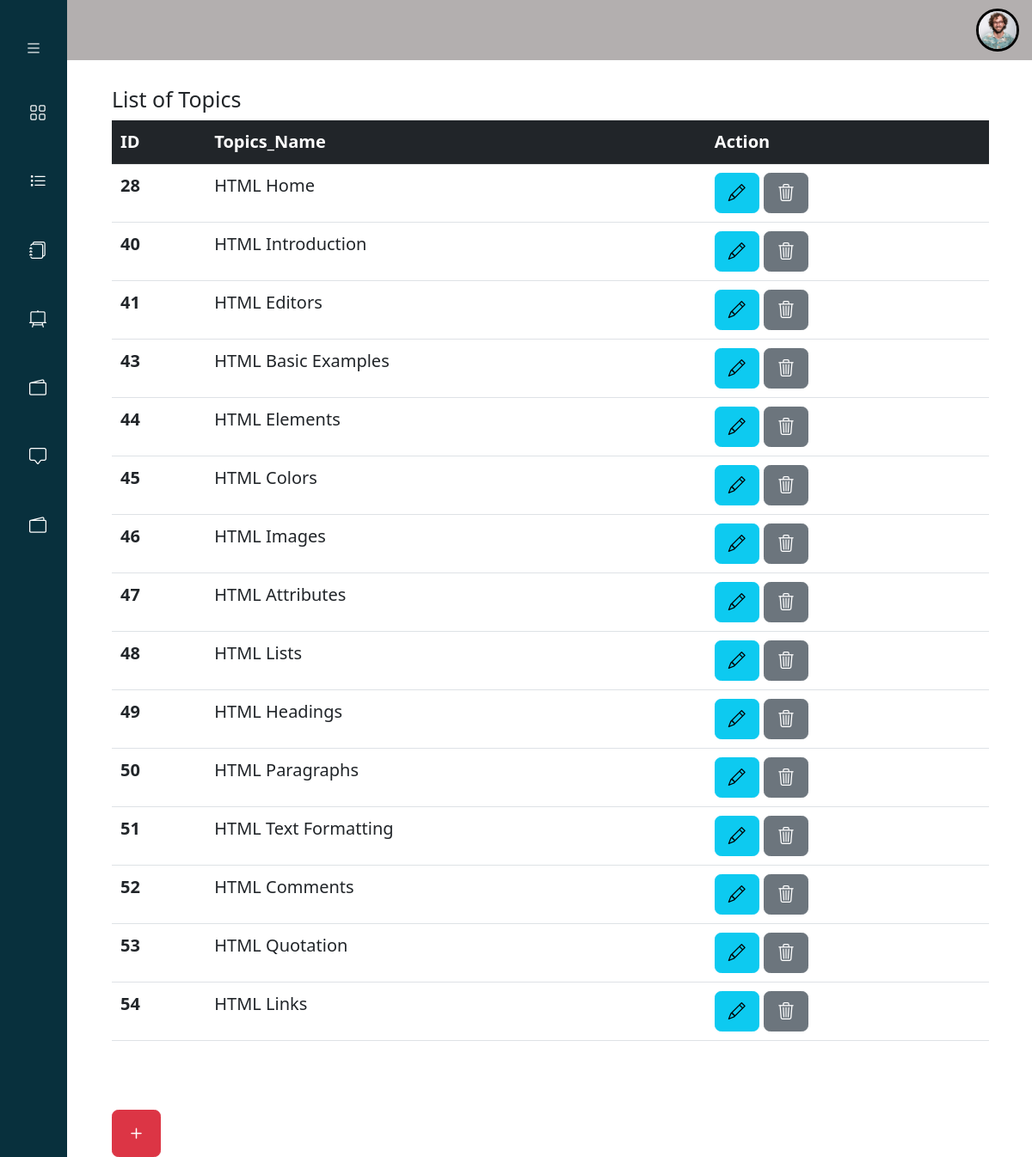
Screenshot of /Adimplan/Topicsadd.php?Id=8 (signed in) with the database file from the repository.
### tables this page shows
CREATE TABLE `signa` (
  `Id` int(25) NOT NULL,
  `First_Name` varchar(50) NOT NULL,
  `Last_Name` varchar(50) NOT NULL,
  `Email` varchar(50) NOT NULL,
  `btn_Password` varchar(50) NOT NULL,
  `DOB` varchar(50) NOT NULL,
  `Country` varchar(50) NOT NULL,
  `images` varchar(255) NOT NULL
);

CREATE TABLE `topicsa` (
  `Id` int(25) NOT NULL,
  `Topics_Name` varchar(50) NOT NULL,
  `Topics_Description` mediumtext NOT NULL,
  `Course_Id` int(50) NOT NULL,
  `Topics_video` varchar(255) NOT NULL
);

### Adimplan/Topicsadd.php (the view, shortened to what this page needs)
<!doctype html>
<html lang="en">
<head>
  <link rel="stylesheet" href="../CSS/style.css">
  <link rel="stylesheet" href="../CSS/adim1.css">
  <link href="https://cdn.jsdelivr.net/npm/bootstrap@5.2.3/dist/css/bootstrap.min.css" rel="stylesheet">
  <link rel="stylesheet" href="https://cdn.jsdelivr.net/npm/bootstrap-icons@1.10.2/font/bootstrap-icons.css">
</head>
<body>
  <?php
  include 'navbaradmin.php';
  include 'siderbar.php';
  include '../database/database.php';
  ?>
  <section class="dis">
    <div class="table1">
      <h1 class="fs-5">List of Topics</h1>
      <?php
        $sql = "SELECT * FROM topicsa WHERE Course_Id = '{$_GET['Id']}'";
        $result = $conn->query($sql);
        if ($result->num_rows > 0) {
      ?>
          <table class="table">
            <thead class="table-dark">
              <tr>
                <th scope="col">ID</th>
                <th scope="col">Topics_Name</th>
                <th scope="col">Action</th>
              </tr>
            </thead>
            <tbody>
              <?php while ($row = $result->fetch_assoc()) { ?>
                <tr>
                  <th scope="row"><?php echo $row['Id']; ?></th>
                  <td><?php echo $row['Topics_Name']; ?></td>
                  <td>
                    <form action="updatetopics.php" method="POST" class="d-inline">
                      <button type="submit" class="btn btn-info mr-3" name="view" value="view">
                        <i class="bi bi-pencil"></i>
                      </button>
                    </form>
                    <form action="" method="POST" class="d-inline">
                      <button type="submit" class="btn btn-secondary mr-3" name="delete" value="Delete">
                        <i onclick="return checkdelete()" class="bi bi-trash3"></i>
                      </button>
                    </form>
                  </td>
                </tr>
              <?php } ?>
            </tbody>
          </table>
      <?php } else {
          echo "0 result ";
        }
      ?><br><br>
      <a type="submit" class="btn btn-danger box mr-3" href="Addtopics.php">
        <i class="bi bi-plus fs-5"></i>
      </a>
    </div>
  </section>
</body>
</html>

### Adimplan/navbaradmin.php (shortened to what this page needs)
<link href="../css/nav.css" rel="stylesheet">
<?php
    include '../database/database.php';
    $query = "SELECT * FROM signa WHERE Id ={$_SESSION['UserId']}";
    $result = $conn->query($query);
    if(mysqli_num_rows($result) >0 )
    {
      $fetch = mysqli_fetch_assoc($result);
    }
    ?>
<nav class="navbar navbar-expand-lg fixed-top" style="background-color: #b3afaf;">
  <div class="container-fluid">
    <ul class="navbar-nav ms-auto mb-2 mb-lg-0">
      <li class="nav-item" style="  display: flex;align-items: center;">
        <img style="border-radius: 50px;border: 3px solid black;" width="50" height="50" src="<?php echo '../loginandsign/';?><?php echo $fetch['images'] ?>" onclick="toggleMenu()">
      </li>
    </ul>
  </div>
</nav>

### CSS/style.css (style rules this page uses)
* { margin: 0; padding: 0; box-sizing: border-box; font-size: 20px; }
.container, .container-fluid, .container-sm, .container-md, .container-lg, .container-xl { width: 100%; padding-right: 15px; padding-left: 15px; margin-right: auto; margin-left: auto; }
.top .container, .container-fluid, .container-sm, .container-md, .container-lg, .container-xl { width: 100%; padding-right: 15px; padding-left: 15px; margin-right: auto; margin-left: auto; }

### CSS/adim1.css (style rules this page uses)
.dis { max-width: 100%; }
.dis .table1 { margin-top: 100px; margin-left: auto; margin-right: 50px; width: 75%; }
@media (max-width:1200px) { .dis .table1 { width: 85%; } }

### CSS/nav.css (style rules this page uses)
* { margin: 0; padding: 0; box-sizing: border-box; font-size: 20px; }
nav { background-color: rgb(8, 48, 61); color: white; }

### rows the page displays
signa: images (picture)
topicsa: Id "28", Topics_Name "HTML Home"
topicsa: Id "40", Topics_Name "HTML Introduction"
topicsa: Id "41", Topics_Name "HTML Editors"
topicsa: Id "43", Topics_Name "HTML Basic Examples"
topicsa: Id "44", Topics_Name "HTML Elements"
topicsa: Id "45", Topics_Name "HTML Colors"
topicsa: Id "46", Topics_Name "HTML Images"
topicsa: Id "47", Topics_Name "HTML Attributes"
topicsa: Id "48", Topics_Name "HTML Lists"
topicsa: Id "49", Topics_Name "HTML Headings"
topicsa: Id "50", Topics_Name "HTML Paragraphs"
topicsa: Id "51", Topics_Name "HTML Text Formatting"
topicsa: Id "52", Topics_Name "HTML Comments"
topicsa: Id "53", Topics_Name "HTML Quotation"
topicsa: Id "54", Topics_Name "HTML Links"
